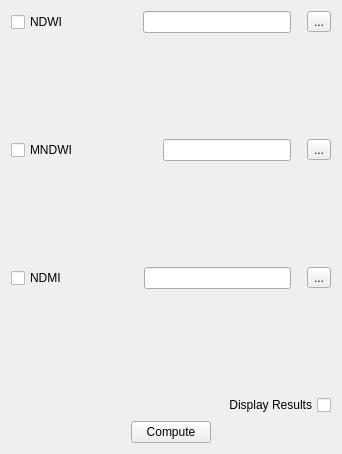
         <widget class="QWidget" name="tab_5">
          <attribute name="title">
           <string>Water</string>
          </attribute>
          <layout class="QGridLayout" name="gridLayout_35">
           <item row="0" column="0">
            <layout class="QGridLayout" name="gridLayout_34">
             <item row="2" column="0">
              <layout class="QHBoxLayout" name="horizontalLayout_60">
               <item>
                <widget class="QCheckBox" name="checkBox_MNDWI">
                 <property name="text">
                  <string>MNDWI</string>
                 </property>
                </widget>
               </item>
               <item>
                <widget class="QPushButton" name="pushButton_7">
                 <property name="toolTip">
                  <string>&lt;!DOCTYPE HTML PUBLIC &quot;-//W3C//DTD HTML 4.0//EN&quot; &quot;http://www.w3.org/TR/REC-html40/strict.dtd&quot;&gt;
&lt;html&gt;&lt;head&gt;&lt;meta name=&quot;qrichtext&quot; content=&quot;1&quot; /&gt;&lt;style type=&quot;text/css&quot;&gt;
p, li { white-space: pre-wrap; }
&lt;/style&gt;&lt;/head&gt;&lt;body style=&quot; font-family:'MS Shell Dlg 2'; font-size:8pt; font-weight:400; font-style:normal;&quot;&gt;
&lt;p style=&quot; margin-top:0px; margin-bottom:0px; margin-left:0px; margin-right:0px; -qt-block-indent:0; text-indent:0px;&quot;&gt;&lt;span style=&quot; font-family:'Consolas','Courier New','monospace'; font-size:10pt; color:#000000;&quot;&gt;---------------------------&lt;/span&gt;&lt;/p&gt;
&lt;p style=&quot; margin-top:0px; margin-bottom:0px; margin-left:0px; margin-right:0px; -qt-block-indent:0; text-indent:0px;&quot;&gt;&lt;span style=&quot; font-family:'Consolas','Courier New','monospace'; font-size:10pt; color:#000000;&quot;&gt;(GREEN-SWIR2)/(GREEN+SWIR2) &lt;/span&gt;&lt;/p&gt;
&lt;p style=&quot; margin-top:0px; margin-bottom:0px; margin-left:0px; margin-right:0px; -qt-block-indent:0; text-indent:0px;&quot;&gt;&lt;span style=&quot; font-family:'Consolas','Courier New','monospace'; font-size:10pt; color:#000000;&quot;&gt;---------------------------&lt;/span&gt;&lt;/p&gt;&lt;/body&gt;&lt;/html&gt;</string>
                 </property>
                 <property name="text">
                  <string/>
                 </property>
                 <property name="icon">
                  <iconset>
                   <normaloff>info.png</normaloff>info.png</iconset>
                 </property>
                 <property name="flat">
                  <bool>true</bool>
                 </property>
                </widget>
               </item>
               <item>
                <spacer name="horizontalSpacer_71">
                 <property name="orientation">
                  <enum>Qt::Horizontal</enum>
                 </property>
                 <property name="sizeType">
                  <enum>QSizePolicy::Fixed</enum>
                 </property>
                 <property name="sizeHint" stdset="0">
                  <size>
                   <width>33</width>
                   <height>20</height>
                  </size>
                 </property>
                </spacer>
               </item>
               <item>
                <widget class="QLineEdit" name="lineEdit_MNDWI"/>
               </item>
               <item>
                <spacer name="horizontalSpacer_72">
                 <property name="orientation">
                  <enum>Qt::Horizontal</enum>
                 </property>
                 <property name="sizeType">
                  <enum>QSizePolicy::Fixed</enum>
                 </property>
                 <property name="sizeHint" stdset="0">
                  <size>
                   <width>10</width>
                   <height>20</height>
                  </size>
                 </property>
                </spacer>
               </item>
               <item>
                <widget class="QToolButton" name="toolButton_MNDWI">
                 <property name="text">
                  <string>...</string>
                 </property>
                </widget>
               </item>
              </layout>
             </item>
             <item row="0" column="0">
              <layout class="QHBoxLayout" name="horizontalLayout_56">
               <item>
                <widget class="QCheckBox" name="checkBox_NDWI">
                 <property name="text">
                  <string>NDWI</string>
                 </property>
                </widget>
               </item>
               <item>
                <widget class="QPushButton" name="pushButton_6">
                 <property name="toolTip">
                  <string>&lt;!DOCTYPE HTML PUBLIC &quot;-//W3C//DTD HTML 4.0//EN&quot; &quot;http://www.w3.org/TR/REC-html40/strict.dtd&quot;&gt;
&lt;html&gt;&lt;head&gt;&lt;meta name=&quot;qrichtext&quot; content=&quot;1&quot; /&gt;&lt;style type=&quot;text/css&quot;&gt;
p, li { white-space: pre-wrap; }
&lt;/style&gt;&lt;/head&gt;&lt;body style=&quot; font-family:'MS Shell Dlg 2'; font-size:8pt; font-weight:400; font-style:normal;&quot;&gt;
&lt;p style=&quot; margin-top:0px; margin-bottom:0px; margin-left:0px; margin-right:0px; -qt-block-indent:0; text-indent:0px;&quot;&gt;&lt;span style=&quot; font-family:'Consolas','Courier New','monospace'; font-size:10pt; color:#000000;&quot;&gt;-----------------------&lt;/span&gt;&lt;/p&gt;
&lt;p style=&quot; margin-top:0px; margin-bottom:0px; margin-left:0px; margin-right:0px; -qt-block-indent:0; text-indent:0px;&quot;&gt;&lt;span style=&quot; font-family:'Consolas','Courier New','monospace'; font-size:10pt; color:#000000;&quot;&gt;(GREEN-NIR)/(GREEN+NIR) &lt;/span&gt;&lt;/p&gt;
&lt;p style=&quot; margin-top:0px; margin-bottom:0px; margin-left:0px; margin-right:0px; -qt-block-indent:0; text-indent:0px;&quot;&gt;&lt;span style=&quot; font-family:'Consolas','Courier New','monospace'; font-size:10pt; color:#000000;&quot;&gt;-----------------------&lt;/span&gt;&lt;/p&gt;&lt;/body&gt;&lt;/html&gt;</string>
                 </property>
                 <property name="text">
                  <string/>
                 </property>
                 <property name="icon">
                  <iconset>
                   <normaloff>info.png</normaloff>info.png</iconset>
                 </property>
                 <property name="flat">
                  <bool>true</bool>
                 </property>
                </widget>
               </item>
               <item>
                <spacer name="horizontalSpacer_45">
                 <property name="orientation">
                  <enum>Qt::Horizontal</enum>
                 </property>
                 <property name="sizeType">
                  <enum>QSizePolicy::Fixed</enum>
                 </property>
                 <property name="sizeHint" stdset="0">
                  <size>
                   <width>23</width>
                   <height>20</height>
                  </size>
                 </property>
                </spacer>
               </item>
               <item>
                <widget class="QLineEdit" name="lineEdit_NDWI"/>
               </item>
               <item>
                <spacer name="horizontalSpacer_64">
                 <property name="orientation">
                  <enum>Qt::Horizontal</enum>
                 </property>
                 <property name="sizeType">
                  <enum>QSizePolicy::Fixed</enum>
                 </property>
                 <property name="sizeHint" stdset="0">
                  <size>
                   <width>10</width>
                   <height>20</height>
                  </size>
                 </property>
                </spacer>
               </item>
               <item>
                <widget class="QToolButton" name="toolButton_NDWI">
                 <property name="text">
                  <string>...</string>
                 </property>
                </widget>
               </item>
              </layout>
             </item>
             <item row="3" column="0">
              <spacer name="verticalSpacer_34">
               <property name="orientation">
                <enum>Qt::Vertical</enum>
               </property>
               <property name="sizeType">
                <enum>QSizePolicy::Fixed</enum>
               </property>
               <property name="sizeHint" stdset="0">
                <size>
                 <width>20</width>
                 <height>100</height>
                </size>
               </property>
              </spacer>
             </item>
             <item row="7" column="0">
              <layout class="QHBoxLayout" name="horizontalLayout_59">
               <item>
                <spacer name="horizontalSpacer_69">
                 <property name="orientation">
                  <enum>Qt::Horizontal</enum>
                 </property>
                 <property name="sizeType">
                  <enum>QSizePolicy::Fixed</enum>
                 </property>
                 <property name="sizeHint" stdset="0">
                  <size>
                   <width>120</width>
                   <height>20</height>
                  </size>
                 </property>
                </spacer>
               </item>
               <item>
                <widget class="QPushButton" name="pushButton_water">
                 <property name="enabled">
                  <bool>true</bool>
                 </property>
                 <property name="text">
                  <string>Compute</string>
                 </property>
                </widget>
               </item>
               <item>
                <spacer name="horizontalSpacer_70">
                 <property name="orientation">
                  <enum>Qt::Horizontal</enum>
                 </property>
                 <property name="sizeType">
                  <enum>QSizePolicy::Fixed</enum>
                 </property>
                 <property name="sizeHint" stdset="0">
                  <size>
                   <width>120</width>
                   <height>20</height>
                  </size>
                 </property>
                </spacer>
               </item>
              </layout>
             </item>
             <item row="6" column="0">
              <layout class="QHBoxLayout" name="horizontalLayout_61">
               <item>
                <spacer name="horizontalSpacer_73">
                 <property name="orientation">
                  <enum>Qt::Horizontal</enum>
                 </property>
                 <property name="sizeHint" stdset="0">
                  <size>
                   <width>60</width>
                   <height>20</height>
                  </size>
                 </property>
                </spacer>
               </item>
               <item alignment="Qt::AlignRight">
                <widget class="QCheckBox" name="checkBox_water">
                 <property name="layoutDirection">
                  <enum>Qt::RightToLeft</enum>
                 </property>
                 <property name="text">
                  <string>Display Results</string>
                 </property>
                </widget>
               </item>
              </layout>
             </item>
             <item row="4" column="0">
              <layout class="QHBoxLayout" name="horizontalLayout_57">
               <item>
                <widget class="QCheckBox" name="checkBox_NDMI">
                 <property name="text">
                  <string>NDMI</string>
                 </property>
                </widget>
               </item>
               <item>
                <widget class="QPushButton" name="pushButton_8">
                 <property name="toolTip">
                  <string>&lt;!DOCTYPE HTML PUBLIC &quot;-//W3C//DTD HTML 4.0//EN&quot; &quot;http://www.w3.org/TR/REC-html40/strict.dtd&quot;&gt;
&lt;html&gt;&lt;head&gt;&lt;meta name=&quot;qrichtext&quot; content=&quot;1&quot; /&gt;&lt;style type=&quot;text/css&quot;&gt;
p, li { white-space: pre-wrap; }
&lt;/style&gt;&lt;/head&gt;&lt;body style=&quot; font-family:'MS Shell Dlg 2'; font-size:8pt; font-weight:400; font-style:normal;&quot;&gt;
&lt;p style=&quot; margin-top:0px; margin-bottom:0px; margin-left:0px; margin-right:0px; -qt-block-indent:0; text-indent:0px;&quot;&gt;&lt;span style=&quot; font-family:'Consolas','Courier New','monospace'; font-size:10pt; color:#000000;&quot;&gt;-----------------------&lt;/span&gt;&lt;/p&gt;
&lt;p style=&quot; margin-top:0px; margin-bottom:0px; margin-left:0px; margin-right:0px; -qt-block-indent:0; text-indent:0px;&quot;&gt;&lt;span style=&quot; font-family:'Consolas','Courier New','monospace'; font-size:10pt; color:#000000;&quot;&gt;(NIR-SWIR1)/(NIR+SWIR1) &lt;/span&gt;&lt;/p&gt;
&lt;p style=&quot; margin-top:0px; margin-bottom:0px; margin-left:0px; margin-right:0px; -qt-block-indent:0; text-indent:0px;&quot;&gt;&lt;span style=&quot; font-family:'Consolas','Courier New','monospace'; font-size:10pt; color:#000000;&quot;&gt;-----------------------&lt;/span&gt;&lt;/p&gt;&lt;/body&gt;&lt;/html&gt;</string>
                 </property>
                 <property name="text">
                  <string/>
                 </property>
                 <property name="icon">
                  <iconset>
                   <normaloff>info.png</normaloff>info.png</iconset>
                 </property>
                 <property name="flat">
                  <bool>true</bool>
                 </property>
                </widget>
               </item>
               <item>
                <spacer name="horizontalSpacer_65">
                 <property name="orientation">
                  <enum>Qt::Horizontal</enum>
                 </property>
                 <property name="sizeType">
                  <enum>QSizePolicy::Fixed</enum>
                 </property>
                 <property name="sizeHint" stdset="0">
                  <size>
                   <width>25</width>
                   <height>20</height>
                  </size>
                 </property>
                </spacer>
               </item>
               <item>
                <widget class="QLineEdit" name="lineEdit_NDMI"/>
               </item>
               <item>
                <spacer name="horizontalSpacer_66">
                 <property name="orientation">
                  <enum>Qt::Horizontal</enum>
                 </property>
                 <property name="sizeType">
                  <enum>QSizePolicy::Fixed</enum>
                 </property>
                 <property name="sizeHint" stdset="0">
                  <size>
                   <width>10</width>
                   <height>20</height>
                  </size>
                 </property>
                </spacer>
               </item>
               <item>
                <widget class="QToolButton" name="toolButton_NDMI">
                 <property name="text">
                  <string>...</string>
                 </property>
                </widget>
               </item>
              </layout>
             </item>
             <item row="5" column="0">
              <spacer name="verticalSpacer_33">
               <property name="orientation">
                <enum>Qt::Vertical</enum>
               </property>
               <property name="sizeType">
                <enum>QSizePolicy::Fixed</enum>
               </property>
               <property name="sizeHint" stdset="0">
                <size>
                 <width>20</width>
                 <height>100</height>
                </size>
               </property>
              </spacer>
             </item>
             <item row="1" column="0">
              <spacer name="verticalSpacer_32">
               <property name="orientation">
                <enum>Qt::Vertical</enum>
               </property>
               <property name="sizeType">
                <enum>QSizePolicy::Fixed</enum>
               </property>
               <property name="sizeHint" stdset="0">
                <size>
                 <width>20</width>
                 <height>100</height>
                </size>
               </property>
              </spacer>
             </item>
            </layout>
           </item>
          </layout>
         </widget>
